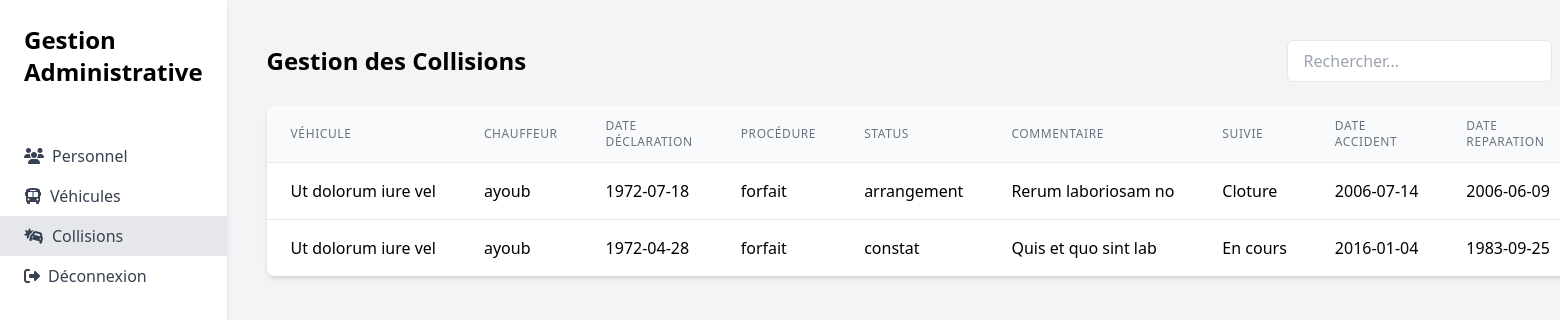
Screenshot of /views/fonctionnaire/accidents.php (signed in) with the database file from the repository.
### tables this page shows
CREATE TABLE `accidents` (
  `id` int NOT NULL,
  `cars_id` varchar(50) DEFAULT NULL,
  `chauffeurs_id` int DEFAULT NULL,
  `date_declaration_assurance` date NOT NULL,
  `procédure` enum('normal','forfait','garage agrée') NOT NULL,
  `status_resolution` enum('pv','constat','arrangement') NOT NULL,
  `commentaire` text,
  `date_accident` date DEFAULT NULL,
  `date_reparation` date DEFAULT NULL,
  `suivie` enum('En cours','Cloture','Arrangement') DEFAULT (_utf8mb4'En cours')
);

CREATE TABLE `cars` (
  `matricule` varchar(50) NOT NULL,
  `marque` varchar(250) NOT NULL,
  `ville` varchar(100) NOT NULL,
  `chauffeurs_id` int DEFAULT NULL,
  `carte_grise` varchar(250) NOT NULL,
  `date_expiration_carte_grise` date NOT NULL,
  `visite_technique` varchar(250) NOT NULL,
  `date_expiration_visite` date NOT NULL,
  `assurance` varchar(250) NOT NULL,
  `date_expiration_assurance` date NOT NULL,
  `vignette` varchar(250) NOT NULL,
  `date_expiration_vignette` date NOT NULL,
  `feuille_circulation` varchar(250) NOT NULL,
  `date_expiration_circulation` date NOT NULL,
  `feuille_extincteur` varchar(250) NOT NULL,
  `date_expiration_extincteur` date NOT NULL,
  `feuille_tachygraphe` varchar(250) NOT NULL,
  `date_expiration_tachygraphe` date NOT NULL,
  `status` enum('en panne','en service','en maintenance') NOT NULL
);

CREATE TABLE `personnel` (
  `id` int NOT NULL,
  `nom_complet` varchar(255) NOT NULL,
  `carte_identite` varchar(250) NOT NULL,
  `date_expiration_carte` date NOT NULL,
  `role` enum('fonctionnaire','chauffeurs','chef de zone','chef de site','menage','securite') NOT NULL,
  `situation_familiale` enum('celibataire','marier') NOT NULL,
  `ville` varchar(250) NOT NULL,
  `adresse` varchar(255) DEFAULT NULL,
  `contrat` varchar(250) DEFAULT NULL,
  `date_embauche` date NOT NULL,
  `date_demission` date DEFAULT NULL,
  `permit_conduire` varchar(250) DEFAULT NULL,
  `date_expiration_permit` date DEFAULT NULL,
  `visite_medicale` varchar(250) DEFAULT NULL,
  `date_expiration_visite` date DEFAULT NULL,
  `photo` varchar(255) DEFAULT NULL
);

### models/fonctionnaire.php (called while the page is built, shortened)
<?php
require_once __DIR__ . '/../config/Database.php';
class Fonctionnaire {
    private $conn;
    public function __construct() {
        $database = new Database();
        $this->conn = $database->connect();
    }
    public function getAllAccidents() {
        try {
            $query = "SELECT a.*, c.matricule as matricule_vehicule, p.nom_complet as nom_chauffeur
                     FROM accidents a
                     LEFT JOIN cars c ON a.cars_id = c.matricule
                     LEFT JOIN personnel p ON a.chauffeurs_id = p.id
                     ORDER BY date_declaration_assurance DESC";
            $stmt = $this->conn->prepare($query);
            $stmt->execute();
            return [
                'success' => true,
                'data' => $stmt->fetchAll(PDO::FETCH_ASSOC)
            ];
        } catch(PDOException $e) {
            return [
                'success' => false,
                'message' => 'Erreur: ' . $e->getMessage()
            ];
        }
    }
}

### config/Database.php (called while the page is built, shortened)
<?php
    class Database {
        private $host = 'localhost';
        private $dbname = 'iridan3t';
        private $username = 'root';
        private $password = '';
        public function connect() {
            try {
                $dsn = "mysql:host=$this->host;dbname=$this->dbname;charset=utf8mb4";
                $options = [
                    PDO::ATTR_ERRMODE => PDO::ERRMODE_EXCEPTION,
                    PDO::ATTR_DEFAULT_FETCH_MODE => PDO::FETCH_ASSOC,
                    PDO::ATTR_EMULATE_PREPARES => false,
                ];
                $this->conn = new PDO($dsn, $this->username, $this->password, $options);
                return $this->conn;
            } catch (PDOException $e) {
                error_log("Erreur de connexion à la base de données: " . $e->getMessage());
                throw new Exception("Impossible de se connecter à la base de données");
            }
        }
    }
?>

### views/fonctionnaire/accidents.php (the view, shortened to what this page needs)
<?php
require_once '../../models/fonctionnaire.php';
require_once '../../config/Database.php';
$fonctionnaire = new Fonctionnaire();
$accidents = $fonctionnaire->getAllAccidents()['data'] ?? [];
?>
<!DOCTYPE html>
<html lang="fr">
<head>
    <script src="https://cdn.tailwindcss.com"></script>
    <link href="https://cdnjs.cloudflare.com/ajax/libs/font-awesome/6.4.0/css/all.min.css" rel="stylesheet"/>
</head>
<body class="bg-gray-100">
    <div class="flex">
        <div class="w-64 bg-white h-screen shadow-md">
            <div class="p-6">
                <h1 class="text-2xl font-bold">Gestion Administrative</h1>
            </div>
            <nav class="mt-6">
                <ul>
                    <li>
                        <a href="gestion_users.php" class="flex items-center px-6 py-2 text-gray-700 hover:bg-gray-200">
                        <i class="fas fa-users mr-2"></i>
                            Personnel
                        </a>
                    </li>
                    <li>
                        <a href="gestion_cars.php" class="flex items-center px-6 py-2 text-gray-700 hover:bg-gray-200">
                        <i class="fas fa-bus mr-2"></i>
                            Véhicules
                        </a>
                    </li>
                    <li>
                        <a href="accidents.php" class="flex items-center px-6 py-2 bg-gray-200 text-gray-700">
                            <i class="fas fa-car-crash mr-2"></i>
                            Collisions
                        </a>
                    </li>
                    <li>
                        <a href="../auth/logout.php" class="flex items-center px-6 py-2 text-gray-700 hover:bg-red-200">
                            <i class="fas fa-sign-out-alt mr-2"></i>
                            Déconnexion
                        </a>
                    </li>
                </ul>
            </nav>
        </div>
        <div class="flex-1 p-10">
            <div class="flex justify-between items-center mb-6">
                <h2 class="text-2xl font-bold">Gestion des Collisions</h2>
                <div class="flex items-center gap-4">
                    <input type="text" id="searchInput" placeholder="Rechercher..." class="px-4 py-2 border rounded-md">
                </div>
            </div>
            <div class="bg-white rounded-lg shadow-md overflow-hidden">
                <div class="overflow-x-auto">
                    <table class="min-w-full divide-y divide-gray-200">
                        <thead class="bg-gray-50">
                            <tr>
                                <th class="px-6 py-3 text-left text-xs font-medium text-gray-500 uppercase tracking-wider">Véhicule</th>
                                <th class="px-6 py-3 text-left text-xs font-medium text-gray-500 uppercase tracking-wider">Chauffeur</th>
                                <th class="px-6 py-3 text-left text-xs font-medium text-gray-500 uppercase tracking-wider">Date Déclaration</th>
                                <th class="px-6 py-3 text-left text-xs font-medium text-gray-500 uppercase tracking-wider">Procédure</th>
                                <th class="px-6 py-3 text-left text-xs font-medium text-gray-500 uppercase tracking-wider">Status</th>
                                <th class="px-6 py-3 text-left text-xs font-medium text-gray-500 uppercase tracking-wider">Commentaire</th>
                                <th class="px-6 py-3 text-left text-xs font-medium text-gray-500 uppercase tracking-wider">Suivie</th>
                                <th class="px-6 py-3 text-left text-xs font-medium text-gray-500 uppercase tracking-wider">Date Accident</th>
                                <th class="px-6 py-3 text-left text-xs font-medium text-gray-500 uppercase tracking-wider">Date Reparation</th>
                            </tr>
                        </thead>
                        <tbody class="bg-white divide-y divide-gray-200">
                            <?php foreach ($accidents as $accident): ?>
                                <tr>
                                    <td class="px-6 py-4 whitespace-nowrap"><?php echo htmlspecialchars($accident['matricule_vehicule']); ?></td>
                                    <td class="px-6 py-4 whitespace-nowrap"><?php echo htmlspecialchars($accident['nom_chauffeur']); ?></td>
                                    <td class="px-6 py-4 whitespace-nowrap"><?php echo htmlspecialchars($accident['date_declaration_assurance']); ?></td>
                                    <td class="px-6 py-4 whitespace-nowrap"><?php echo htmlspecialchars($accident['procédure']); ?></td>
                                    <td class="px-6 py-4 whitespace-nowrap"><?php echo htmlspecialchars($accident['status_resolution']); ?></td>
                                    <td class="px-6 py-4 whitespace-nowrap"><?php echo htmlspecialchars($accident['commentaire']); ?></td>
                                    <td class="px-6 py-4 whitespace-nowrap"><?php echo htmlspecialchars($accident['suivie']); ?></td>
                                    <td class="px-6 py-4 whitespace-nowrap"><?php echo htmlspecialchars($accident['date_accident']); ?></td>
                                    <td class="px-6 py-4 whitespace-nowrap"><?php echo htmlspecialchars($accident['date_reparation']); ?></td>
                                </tr>
                            <?php endforeach; ?>
                        </tbody>
                    </table>
                </div>
            </div>
        </div>
    </div>
</body>
</html>

### rows the page displays
accidents: cars.matricule "Ut dolorum iure vel", chauffeurs.nom_complet "ayoub", date_declaration_assurance "1972-07-18", procédure "forfait", status_resolution "arrangement", commentaire "Rerum laboriosam no", suivie "Cloture", date_accident "2006-07-14", date_reparation "2006-06-09"
accidents: cars.matricule "Ut dolorum iure vel", chauffeurs.nom_complet "ayoub", date_declaration_assurance "1972-04-28", procédure "forfait", status_resolution "constat", commentaire "Quis et quo sint lab", suivie "En cours", date_accident "2016-01-04", date_reparation "1983-09-25"
